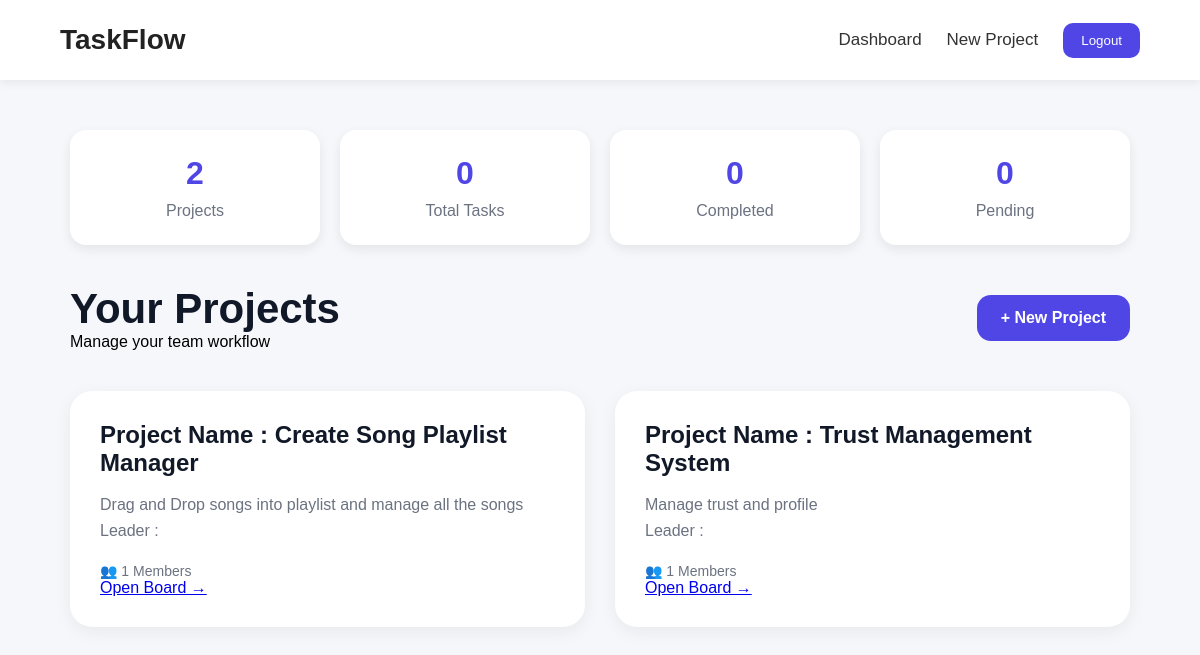
The app's page / (signed in), older data.
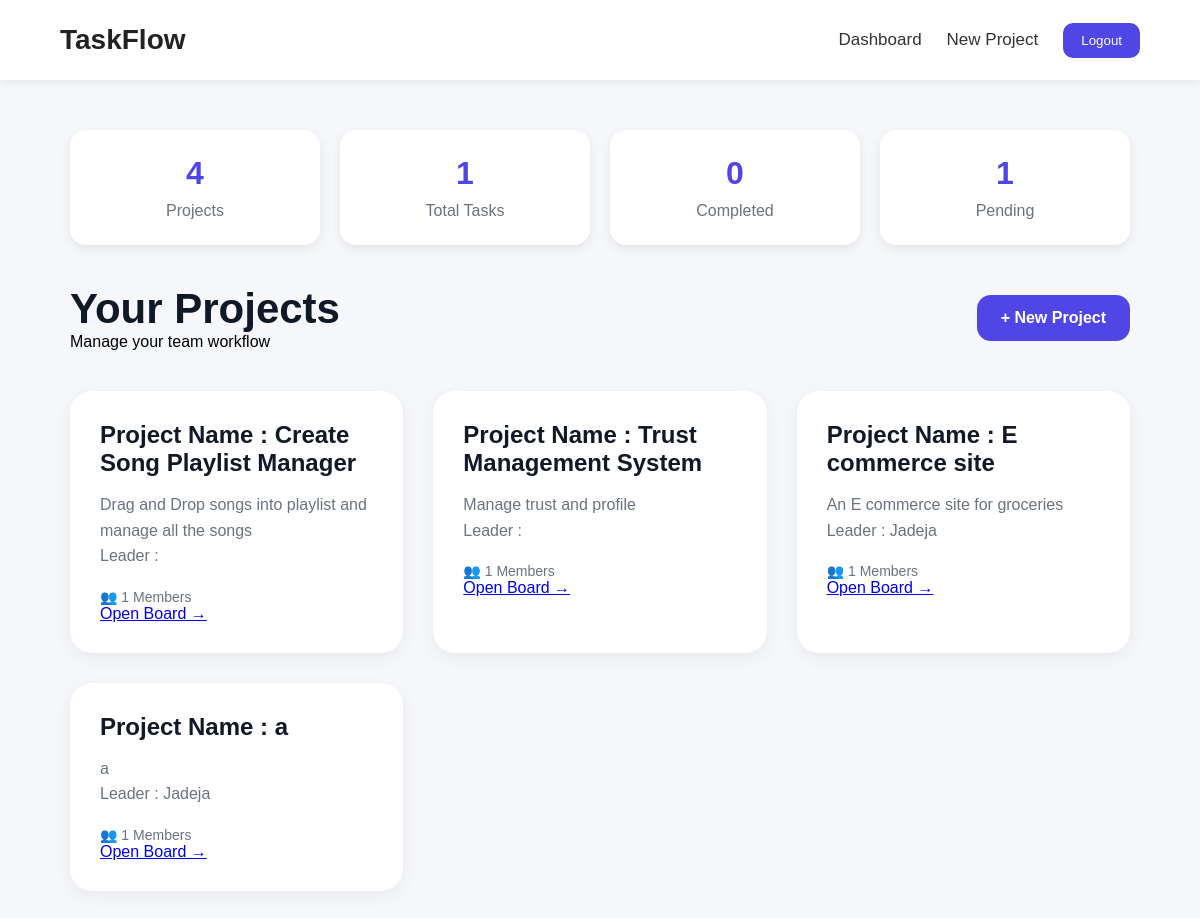
The same page, newer data.
### app/models.py (models this page shows, shortened)
class Project(models.Model):
    name = models.CharField(
        max_length=200
    )
    description = models.TextField()
    created_by = models.ForeignKey(
        User,
        on_delete=models.CASCADE
    )
    members = models.ManyToManyField(
        User,
        related_name='projects'
    )
    created_at = models.DateTimeField(
        auto_now_add=True
    )
    leader = models.ForeignKey(
        User,
        on_delete=models.CASCADE,
        related_name='led_projects',
        null=True,
        blank=True
    )

### app/views.py (the view)
# urls.py: path('',dashboard,name='dashboard'),
@login_required
def dashboard(request):
    projects = Project.objects.filter(
        members=request.user
    )
    total_projects = projects.count()
    total_tasks = Task.objects.filter(
        project__members=request.user
    ).count()
    completed_tasks = Task.objects.filter(
        project__members=request.user,
        status='DONE'
    ).count()
    pending_tasks = total_tasks - completed_tasks
    return render(
        request,
        'dashboard.html',
        {
            'projects': projects,
            'total_projects': total_projects,
            'total_tasks': total_tasks,
            'completed_tasks': completed_tasks,
            'pending_tasks': pending_tasks
        }
    )

### app/templates/dashboard.html (shortened to what this page needs)
{% extends 'base.html' %}
{% block content %}
<div class="dashboard">
    <div class="stats-container">
        <div class="stat-card">
            <h2>{{ total_projects }}</h2>
            <p>Projects</p>
        </div>
        <div class="stat-card">
            <h2>{{ total_tasks }}</h2>
            <p>Total Tasks</p>
        </div>
        <div class="stat-card">
            <h2>{{ completed_tasks }}</h2>
            <p>Completed</p>
        </div>
        <div class="stat-card">
            <h2>{{ pending_tasks }}</h2>
            <p>Pending</p>
        </div>
    </div>
    <div class="dashboard-header">
        <div>
            <h1>
                Your Projects
            </h1>
            <p>
                Manage your team workflow
            </p>
        </div>
        <a href="/create-project"
           class="create-btn">
           + New Project
        </a>
    </div>
    <div class="projects-grid">
        {% for project in projects %}
        <div class="project-card">
            <h2>
                Project Name :
                {{ project.name }}
            </h2>
            <p>
                {{ project.description }}
            </p>
            <p>
                Leader :
                {{ project.leader.username }}
            </p>
            <div class="project-meta">
                <span>
                    👥 {{ project.members.all|length }} Members
                </span>
            </div>
            <a href="{% url 'project_board' project.id %}"
            class="open-project-btn">
            Open Board →
            </a>
        </div>
        {% endfor %}
    </div>
</div>
{% endblock %}

Row changes from the older to the newer data that the page shows:
added Project: name "E commerce site", description "An E commerce site for groceries", leader.username "Jadeja", members.all|length "1"
added Project: name "a", description "a", leader.username "Jadeja", members.all|length "1"
Text that changed along with them:
{{ total_projects }}: "2" → "4"
{{ total_tasks }}: "0" → "1"
{{ pending_tasks }}: "0" → "1"
